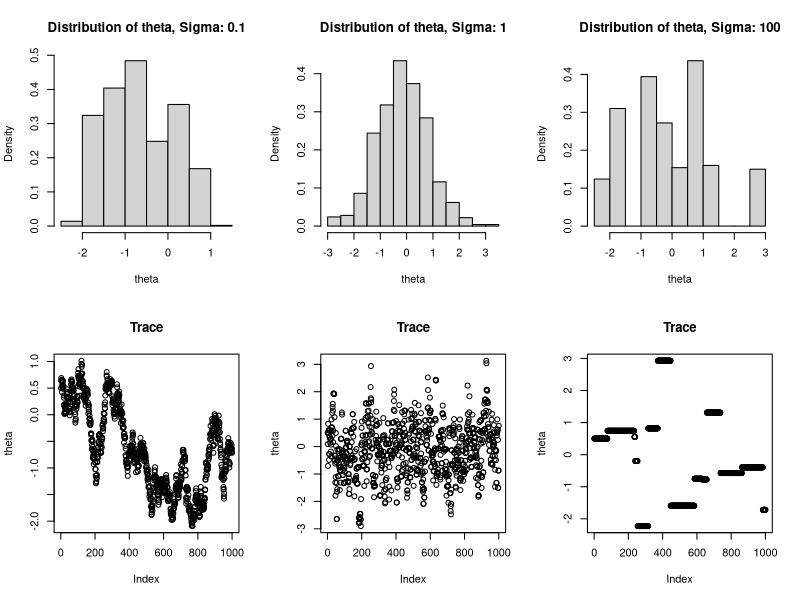

Write R code to recreate this figure.

# 0. parameter settings for simulation ------------------------------------

n_iteration <- 1000

# 1. Initialization -------------------------------------------------------


theta <- numeric(n_iteration)
theta[1] <- .5 # initialization theta
sigma <- 1 # arbiturary variance
proposed_sigma <- c(0.1, 1, 100)
denom <- dnorm(theta[1], 0, sigma)

# 2. Iteration! --------------------------------------------------------------
png('mh_result_diff_sig.png', width = 1024, height = 764)
par(mfcol = c(2,3))
for (j in 1:length(proposed_sigma)){
  for (i in 2:n_iteration){
    theta.star <- rnorm(1, theta[i - 1], proposed_sigma[j])
    num <- dnorm(theta.star, 0, sigma)
    alpha <- min(c(1, num/denom))
    if (runif(1) < alpha){
      theta[i] <- theta.star
      denom <- num
    } else {
      denom <- denom
      theta[i] <- theta[i - 1]
    }
  }
# 3. Visualization --------------------------------------------------------
  hist(theta, main = paste("Distribution of theta,", "Sigma:", as.character(proposed_sigma[j])), freq = F)
  plot(theta, type = "p", main = "Trace")
}
dev.off()
